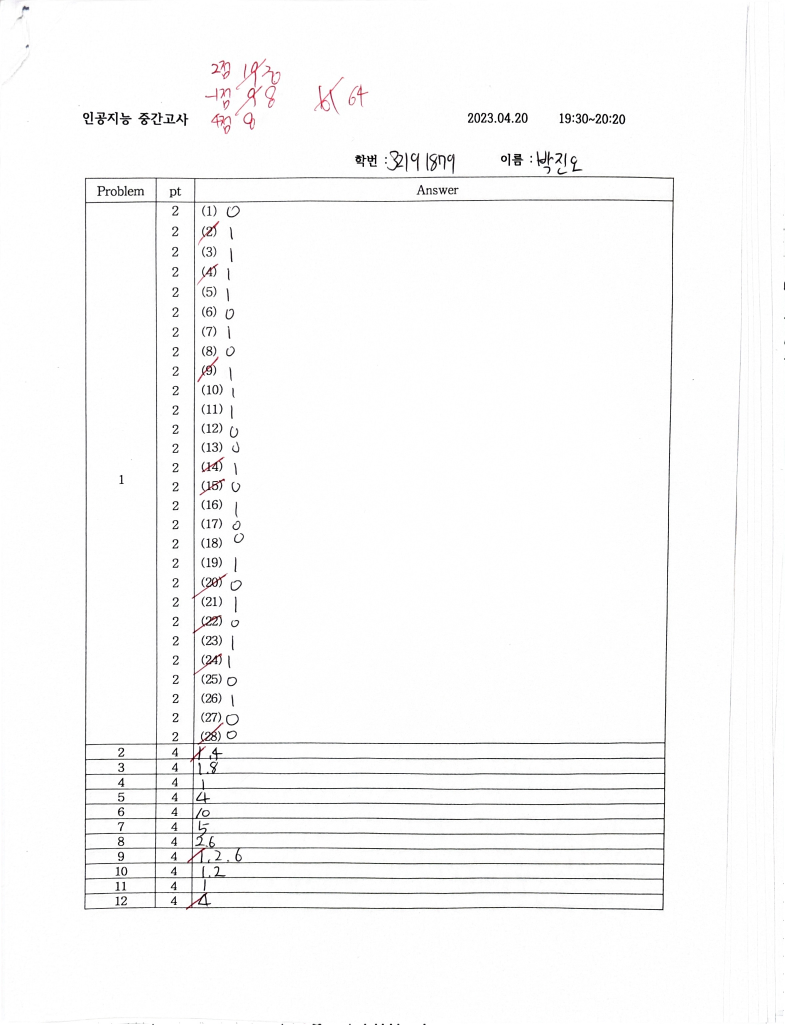
#> input picture AI/Yolov10/data/train/images/100.jpg, 2354 x 3073 px, given in place of 1.jpg, which was not available (shown at 1/3 size)
$ python img_ann_resizing_v2.py
#> lines starting #> are read from the running program, lines starting #| are printed output that depends on the picture
#

import os
from PIL import Image

# 경로 설정
base_path = "/home/jdh251425/2025_DKU_Capstone/AI/dataset/labels_backup/train"
save_path = "/home/jdh251425/2025_DKU_Capstone/AI/dataset/labels_backup/resized"
target_size = (1280, 1280)

# 저장 경로가 없으면 생성
os.makedirs(save_path, exist_ok=True)

# 이미지 리사이즈 및 어노테이션 조정
for i in range(1, 166):
    img_path = os.path.join(base_path, f"{i}.jpg")
    txt_path = os.path.join(base_path, f"{i}.txt")
    save_img_path = os.path.join(save_path, f"{i}.jpg")
    save_txt_path = os.path.join(save_path, f"{i}.txt")

    try:
        # 이미지 리사이즈
        with Image.open(img_path) as img:
#> img is the input picture: PIL image 2354x3073 RGB; mean R, G, B 249.7, 249.6, 249.6
            original_size = img.size
#> original_size = (2354, 3073)
            img = img.resize(target_size)
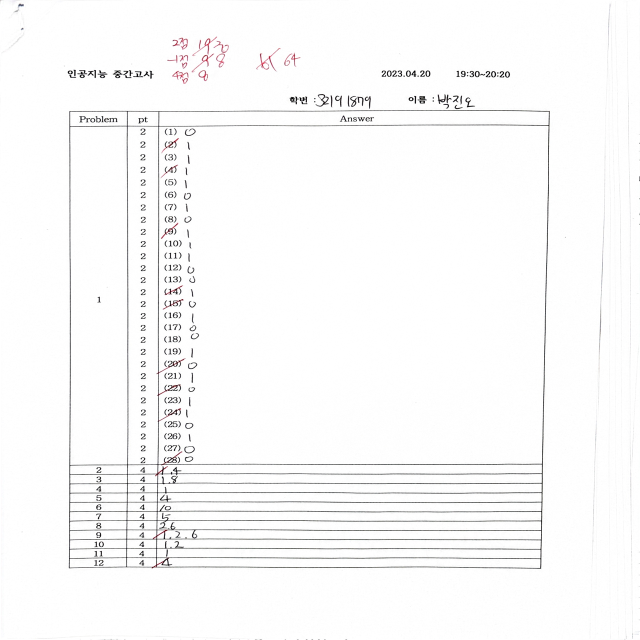
#> img: PIL image 1280x1280 RGB (shown at 1/2 size); mean R, G, B 249.6, 249.5, 249.5
            img.save(save_img_path)

        # 어노테이션 조정
        with open(txt_path, "r") as f:
            lines = f.readlines()

        new_lines = []
        for line in lines:
            parts = line.strip().split()
            class_id = parts[0]
            x_center, y_center, width, height = map(float, parts[1:])

            # 스케일 조정
            x_center *= target_size[0] / original_size[0]
            y_center *= target_size[1] / original_size[1]
            width *= target_size[0] / original_size[0]
            height *= target_size[1] / original_size[1]

            # 소수점 이하 자릿수 제한
            new_lines.append(f"{class_id} {x_center:.6f} {y_center:.6f} {width:.6f} {height:.6f}\n")

        with open(save_txt_path, "w") as f:
            f.writelines(new_lines)

    except FileNotFoundError:
        print(f"파일을 찾을 수 없습니다: {img_path} 또는 {txt_path}")
    except Exception as e:
        print(f"오류 발생: {e}")
#> pass 2 of the loop `for i in range(1, 166):`:
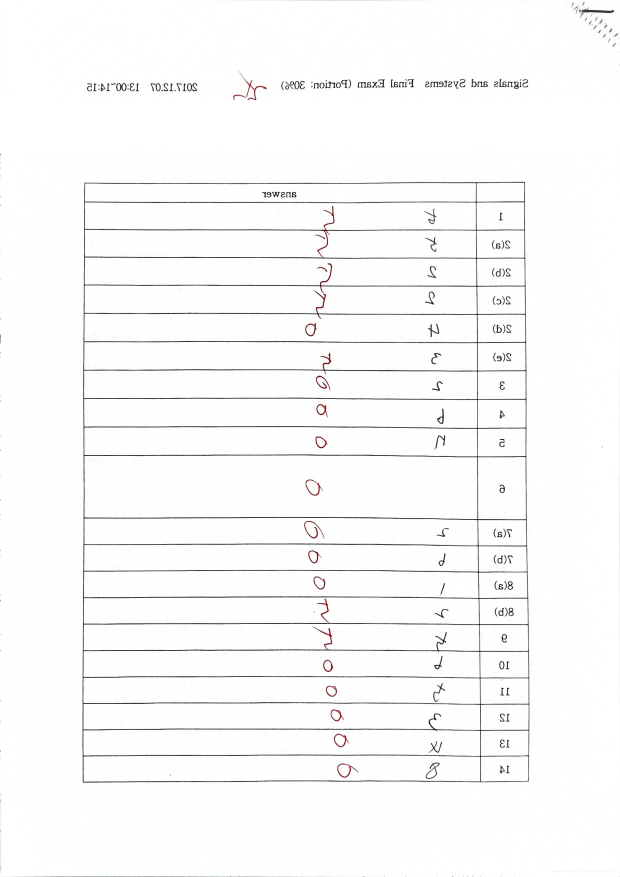
#> input picture AI/Yolov10/data/train/images/10_flipped.jpg, 2480 x 3508 px, given in place of 2.jpg, which was not available (shown at 1/4 size)
#> img is the input picture: PIL image 2480x3508 RGB; mean R, G, B 249.4, 249.2, 249.2
#> `img = img.resize(target_size)`:
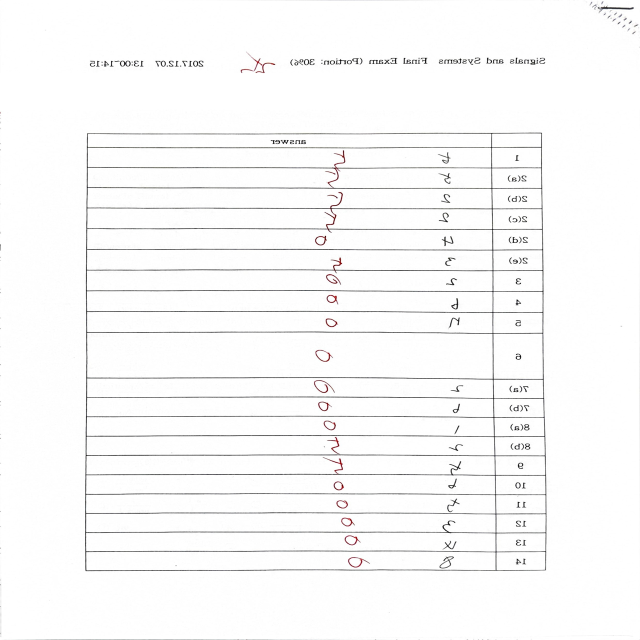
#> img: PIL image 1280x1280 RGB (shown at 1/2 size); mean R, G, B 249.3, 249.1, 249.1

print("완료!")
